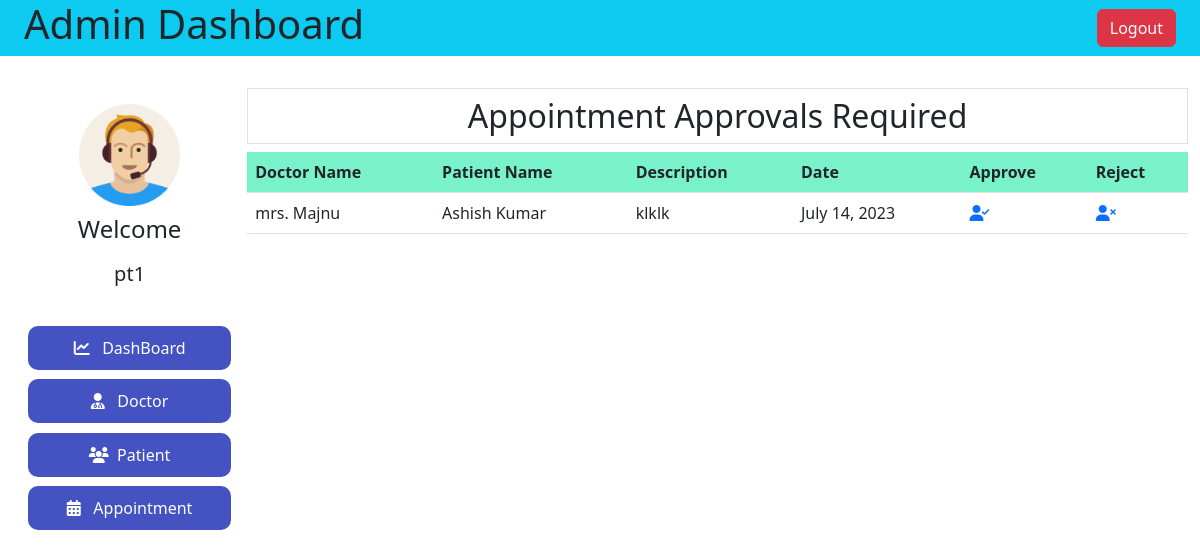
/admin-approvel-appointment/ (signed in), run on the app's committed database.
### hospital/models.py (models this page shows, shortened)
class Appointment(models.Model):
    patientId = models.PositiveIntegerField(null=True)
    doctorId = models.PositiveIntegerField(null=True)
    patientName = models.CharField(max_length=40, null=True)
    doctorName = models.CharField(max_length=40, null=True)
    appointmentDate = models.DateField(auto_now=True)
    description = models.TextField(max_length=500)
    status = models.BooleanField(default=False)

### hospital/views.py (the view)
# urls.py: path('admin-approvel-appointment/',ViewAdminApprovelAppointment,name='adminApprovelAppointment'),
@login_required(login_url='adminlogin')
def ViewAdminApprovelAppointment(request):
    appointment = Appointment.objects.all().filter(status=False)
    return render(request,'hospital/adminApprovelAppointment.html',locals())

### templates/hospital/adminApprovelAppointment.html
{% extends 'hospital/adminDashboard.html' %}
{% block adminDashBoard %}
<h2 class="text-center p-2 border"> Appointment Approvals Required</h2>
<table class="table table-striped table-hover">
    <tr class="bg-info" >
        <th >Doctor Name</th>
        <th>Patient Name</th>
        <th>Description</th>
        <th>Date</th>
        <th>Approve</th>
        <th>Reject</th>
    </tr>
    {% for app in appointment %}
        <tr>
        <td>{{app.doctorName}}</td>
        <td>{{app.patientName}}</td>
        <td>{{app.description}}</td>
        <td>{{app.appointmentDate}}</td>
        <td><a href="{% url 'AppointmentApprove' app.id %}"><i class="fa-solid fa-user-check "></i></a></td>
        <td><a href="{% url 'AppointmentReject' app.id %}"><i class="fa-solid fa-user-xmark"></i></a></td>
        </tr>
    {% endfor %}
</table>
{% endblock adminDashBoard %}

### templates/hospital/adminDashboard.html (shortened to what this page needs)
{% load static %}
<!DOCTYPE html>
<html lang="en">
  <head>
    <link rel="stylesheet" href="{% static 'hospital/css/admin.css' %}" />
    <link
      rel="stylesheet"
      href="{% static 'hospital/css/admin-responsive.css' %}"
    />
    <link
      href="https://cdn.jsdelivr.net/npm/bootstrap@5.3.0/dist/css/bootstrap.min.css"
      rel="stylesheet"
    />
    <link
      href="https://cdn.jsdelivr.net/npm/bootstrap@5.3.0/dist/css/bootstrap.min.css"
      rel="stylesheet"
    />
  </head>
  <body>
    <nav class="bg-info d-flex justify-content-between align-items-center px-4">
      <h1>Admin Dashboard</h1>
      <a href="{% url 'logout' %}"><button class="btn btn-danger">Logout</button></a>
    </nav>
    <div class="container-fluid admin">
      <div class="admin-left">
        <div>
          <img src="{% static 'hospital/images/adminpropic.png' %}" alt="" />
          <h4>Welcome</h4>
          <h5>{{request.user}}</h5>
        </div>
        <div>
          <a href="{% url 'admindashboardMain' %}"
            ><button class="active">
              <i class="fa-solid fa-chart-line"></i> &nbsp; DashBoard
            </button></a
          >
          <a href="{% url 'admindashboardDoctor'%}">
            <button>
              <i class="fa-solid fa-user-doctor"></i> &nbsp; Doctor
            </button></a
          >
          <a href="{% url 'admindashboardPatient'%}">
            <button><i class="fa-solid fa-users"></i>&nbsp; Patient</button></a
          >
          <a href="{% url 'admindashboardApppintment' %}"
            ><button>
              <i class="fa-solid fa-calendar-days"></i> &nbsp; Appointment
            </button></a
          >
        </div>
      </div>
      <div class="admin-right">
        {% block adminDashBoard %}{% endblock adminDashBoard %}
      </div>
    </div>
  </body>
</html>

### static/hospital/css/admin.css (style rules this page uses)
.admin { display: flex; margin-top: 2rem; }
.admin-left { width: 20%; height: 100vh; }
.admin-left > div { width: 100%; display: flex; flex-direction: column; align-items: center; padding: 1rem; gap: .6rem; }
.admin-left>div a { width: 100%; }
.admin-left button { width: 100%; padding: 10px; font-weight: 500; background-color: rgba(13, 30, 175, 0.764); color: white; border-radius: 10px; border: 0; }
.admin-left img { width: 50%; object-fit: cover; }
.admin-right { width: 80%; height: 100vh; }
th { background-color: aquamarine !important; }
tr:nth-child(even) { background-color: rgba(127, 255, 212, 0.346) !important; }
tr:nth-child(even) { background-color: red; }

### data on the page
Appointment: doctorName "mrs. Majnu", patientName "Ashish Kumar", description "klklk", appointmentDate "July 14, 2023"

### other printed values
{{ request.user }} "pt1"
